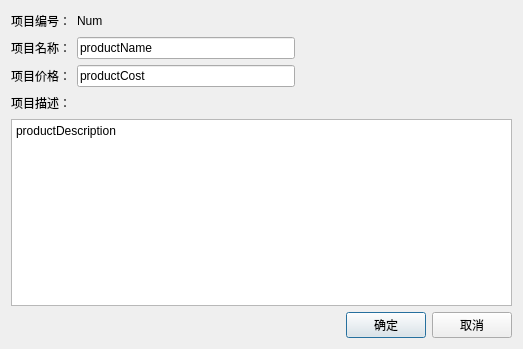
<?xml version="1.0" encoding="UTF-8"?>
<ui version="4.0">
 <class>DialogProductEditDetail</class>
 <widget class="QDialog" name="DialogProductEditDetail">
  <property name="geometry">
   <rect>
    <x>0</x>
    <y>0</y>
    <width>523</width>
    <height>349</height>
   </rect>
  </property>
  <property name="windowTitle">
   <string>Dialog</string>
  </property>
  <layout class="QVBoxLayout" name="verticalLayout">
   <item>
    <layout class="QHBoxLayout" name="horizontalLayout_2">
     <item>
      <widget class="QLabel" name="label">
       <property name="text">
        <string>项目编号：</string>
       </property>
      </widget>
     </item>
     <item>
      <widget class="QLabel" name="label_productNum">
       <property name="text">
        <string>Num</string>
       </property>
      </widget>
     </item>
     <item>
      <spacer name="horizontalSpacer_3">
       <property name="orientation">
        <enum>Qt::Horizontal</enum>
       </property>
       <property name="sizeHint" stdset="0">
        <size>
         <width>40</width>
         <height>20</height>
        </size>
       </property>
      </spacer>
     </item>
    </layout>
   </item>
   <item>
    <layout class="QHBoxLayout" name="horizontalLayout_3">
     <item>
      <widget class="QLabel" name="label_3">
       <property name="text">
        <string>项目名称：</string>
       </property>
      </widget>
     </item>
     <item>
      <widget class="QLineEdit" name="lineEdit_productName">
       <property name="text">
        <string>productName</string>
       </property>
      </widget>
     </item>
     <item>
      <spacer name="horizontalSpacer_4">
       <property name="orientation">
        <enum>Qt::Horizontal</enum>
       </property>
       <property name="sizeHint" stdset="0">
        <size>
         <width>40</width>
         <height>20</height>
        </size>
       </property>
      </spacer>
     </item>
    </layout>
   </item>
   <item>
    <layout class="QHBoxLayout" name="horizontalLayout_5">
     <item>
      <widget class="QLabel" name="label_5">
       <property name="text">
        <string>项目价格：</string>
       </property>
      </widget>
     </item>
     <item>
      <widget class="QLineEdit" name="lineEdit_productCost">
       <property name="text">
        <string>productCost</string>
       </property>
      </widget>
     </item>
     <item>
      <spacer name="horizontalSpacer_6">
       <property name="orientation">
        <enum>Qt::Horizontal</enum>
       </property>
       <property name="sizeHint" stdset="0">
        <size>
         <width>40</width>
         <height>20</height>
        </size>
       </property>
      </spacer>
     </item>
    </layout>
   </item>
   <item>
    <layout class="QHBoxLayout" name="horizontalLayout_4">
     <item>
      <widget class="QLabel" name="label_4">
       <property name="text">
        <string>项目描述：</string>
       </property>
      </widget>
     </item>
     <item>
      <spacer name="horizontalSpacer">
       <property name="orientation">
        <enum>Qt::Horizontal</enum>
       </property>
       <property name="sizeHint" stdset="0">
        <size>
         <width>40</width>
         <height>20</height>
        </size>
       </property>
      </spacer>
     </item>
    </layout>
   </item>
   <item>
    <widget class="QTextEdit" name="textEdit_productDescription">
     <property name="html">
      <string>&lt;!DOCTYPE HTML PUBLIC &quot;-//W3C//DTD HTML 4.0//EN&quot; &quot;http://www.w3.org/TR/REC-html40/strict.dtd&quot;&gt;
&lt;html&gt;&lt;head&gt;&lt;meta name=&quot;qrichtext&quot; content=&quot;1&quot; /&gt;&lt;style type=&quot;text/css&quot;&gt;
p, li { white-space: pre-wrap; }
&lt;/style&gt;&lt;/head&gt;&lt;body style=&quot; font-family:'SimSun'; font-size:9pt; font-weight:400; font-style:normal;&quot;&gt;
&lt;p style=&quot; margin-top:0px; margin-bottom:0px; margin-left:0px; margin-right:0px; -qt-block-indent:0; text-indent:0px;&quot;&gt;productDescription&lt;/p&gt;
&lt;p style=&quot;-qt-paragraph-type:empty; margin-top:0px; margin-bottom:0px; margin-left:0px; margin-right:0px; -qt-block-indent:0; text-indent:0px;&quot;&gt;&lt;br /&gt;&lt;/p&gt;&lt;/body&gt;&lt;/html&gt;</string>
     </property>
    </widget>
   </item>
   <item>
    <layout class="QHBoxLayout" name="horizontalLayout">
     <item>
      <spacer name="horizontalSpacer_5">
       <property name="orientation">
        <enum>Qt::Horizontal</enum>
       </property>
       <property name="sizeHint" stdset="0">
        <size>
         <width>40</width>
         <height>20</height>
        </size>
       </property>
      </spacer>
     </item>
     <item>
      <widget class="QPushButton" name="pushButtonOk">
       <property name="text">
        <string>确定</string>
       </property>
      </widget>
     </item>
     <item>
      <widget class="QPushButton" name="pushButtonCancel">
       <property name="text">
        <string>取消</string>
       </property>
      </widget>
     </item>
    </layout>
   </item>
  </layout>
 </widget>
 <resources/>
 <connections/>
</ui>
